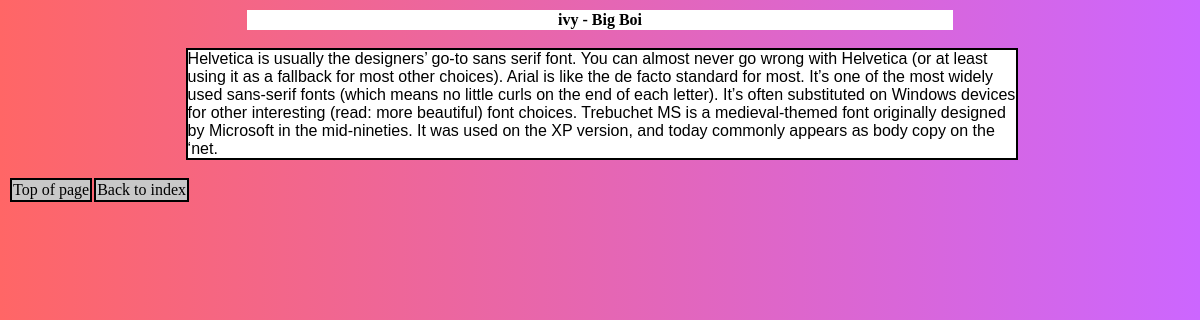
The app's page /vision/4/post_detail with its own data.
### vision/models.py (models this page shows, shortened)
class Post(models.Model):
    post_id = models.AutoField(primary_key=True)
    post_user = models.CharField(max_length=255, null=True, blank=True)
    post_time = models.DateTimeField(null=True, blank=True)
    post_title = models.CharField(max_length=255, null=True, blank=True)
    post_body = models.TextField(null=True, blank=True)

### vision/views.py (the view)
# urls.py: path("<int:post_id>/post_detail", views.post_detail, name="post_detail")
def post_detail(request, post_id):
    post_filter = Post.objects.filter(post_id=post_id)
    return render(request, 'vision/post_detail.html', {"post_filter":post_filter})

### vision/templates/vision/post_detail.html (shortened to what this page needs)
<head>
  {% for post in post_filter %}
</head>
{% load static %}
<link rel="stylesheet" type="text/css" href="{% static 'vision/styles.css' %}">
<table style="width:60%" align="center">
  <tr>
    <th id="top">{{ post.post_user }} - {{ post.post_title }}</th>
  </tr>
</table>
<p class="postbody">{{ post.post_body }}</p>
{% endfor %}
<table>
  <tr>
    <td style="border: 2px solid"><a href="#top">Top of page</a></td>
    <td style="border: 2px solid"><a href="{% url 'vision:index' %}">Back to index</a></td>
  </tr>
</table>

### vision/static/vision/styles.css (style rules this page uses)
th { background-color: rgb(255,255,255); }
td { background-color: rgb(200,200,200); }
td a { color: black; text-decoration: none; }
p.postbody { font-family: 'Helvetica'; margin-left: 15%; border: 2px solid; width: 70%; word-wrap: break-word; background-color: rgb(255,255,255); }

### records on screen
Post: post_user "ivy", post_title "Big Boi", post_body "Helvetica is usually the designers’ go-to sans serif font. You can almost never go wrong with Helvetica (or at least using it as a fallback for most other choices). Arial is like the de facto standard for most. It’s one of the most widely used sans-serif fonts (which means no little curls on the end of each letter). It’s often substituted on Windows devices for other interesting (read: more beautiful) font choices. Trebuchet MS is a medieval-themed font originally designed by Microsoft in the mid-nineties. It was used on the XP version, and today commonly appears as body copy on the ‘net."
